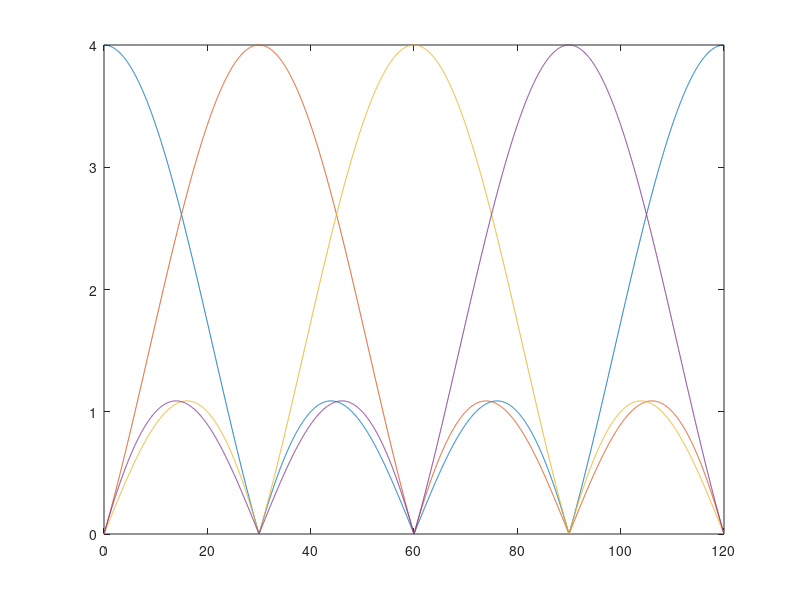

Write MATLAB code to recreate this figure. (Note: this script raises an error after producing the figure.)
clear; close all;

clear; close all;

%% Przykładowe dane

P=3;          %Moc konstelacji
B=40000;    % liczba bitów informacyjnych
Rs=30;      %prędkość symbolowa
fp=120;      %próbkowanie
N_fft=4096; %rozmiar FFT
M=6;      %ilość odstępów międzysymbolowych
A=0.4; %współczynnik przekroczenia pasma


%% a)	

N=fp/Rs;  % parametr charakteryzujący nadpóbkowanie. a także ilość filtrów 
n=0:N-1;  % wektor indeksów współczynników odpowiedzi impulsowej
k=(0:N-1)'; %wektor indeksów kolejnych częstotliwości znormalizowanych 

hc=cos(2*pi*k*n/N);  %kolejne wiersze to fltry kształtujące na kolejnych podnośnych - składnik synfazowy
hs=sin(2*pi*k*n/N);  %kolejne wiersze to fltry kształtujące na kolejnych podnośnych - składnik kwadraturowy
h=hc+1i*hs;       %filtr zespolony

abs_H=abs(fft(h,N_fft));  %wyznaczenie charakterystyk amplitudowych
f=(0:N_fft-1)*fp/N_fft;  % oś częstotliwości

figure(1)
plot(f,abs_H)   %wyświetlenie ch-k amplitudowych



%% b) 

binaryData=randi(0:1,B,1);                  %generacja danych binarnych
binaryData_mtx=reshape(binaryData,4,[])';   %generacja macierzy, symbole wierszami w zapisie binarnym
decimalData=bi2de(binaryData_mtx);              %zamiana na wartości dziesiętne
sps=N;
qamSymbols = qammod(decimalData, 16,'UnitAveragePower', true)*sqrt(P); %generacja symboli QAM

qamSymbols_mtx=reshape(qamSymbols,N,[]); %rozdział na tory

% interpolacja poszczególnych torów

for i=1:N
    tym=[qamSymbols_mtx(i,:);zeros(N-1,length(qamSymbols_mtx(i,:)))];
    qamSymbols_int_mtx(i,:)=tym(1:end);
end


% filtracja poszczególnych torów

%%%%%%%%%%%%%%%%%%%%%%%%%%%%%%%%%%%
%
% UZUPEŁNIĆ
for i=1:N
out_mtx(i,:)=filter(h(i,:),1,qamSymbols_int_mtx(i,:));
end
%%%%%%%%%%%%%%%%%%%%%%%%%%%%%%%%%%

%sumowanie torów
%%%%%%%%%%%%%%%%%%%%%%%%%%%%%%%%%%%
%
% UZUPEŁNIĆ
yb=sum(out_mtx);
%%%%%%%%%%%%%%%%%%%%%%%%%%%%%%%%%%
%yb=0 % wartoś tymczasowa do usunęcia po dokonaniu uzupełnień

%wyświetlenie
%%%%%%%%%%%%%%%%%%%%%%%%%%%%%%%%%%%
%
% UZUPEŁNIĆ
figure(2)
t=0:1/fp:(B/4/N)/Rs-1/fp;
subplot(2,1,1)
plot(t,real(yb));
xlim([0,10/Rs]);
subplot(2,1,2)
plot(t,imag(yb));
xlim([0,10/Rs]);
%%%%%%%%%%%%%%%%%%%%%%%%%%%%%%%%%%



%% c)	
F=1  %dobrać właściwe
SYM_FFT=F*ifft(qamSymbols_mtx);
yc=SYM_FFT(1:end);

%wyświetlenie
%%%%%%%%%%%%%%%%%%%%%%%%%%%%%%%%%%%

% UZUPEŁNIĆ
figure(2)
t=0:1/fp:(B/4/N)/Rs-1/fp;
subplot(2,1,1)
hold on;
plot(t,real(yc));
xlim([0,10/Rs]);
subplot(2,1,2)
hold on;
plot(t,imag(yc));
xlim([0,10/Rs]);
%%%%%%%%%%%%%%%%%%%%%%%%%%%%%%%%%%



% błąd
error=mean(abs(yb-yc).^2);


%% d) 
L=ceil(N/4);

SYM_OFDM=[SYM_FFT(end-L+1:end,:);SYM_FFT];
yd=SYM_OFDM(:);

%wyświetlenie
%%%%%%%%%%%%%%%%%%%%%%%%%%%%%%%%%%%
%
% UZUPEŁNIĆ
%
%%%%%%%%%%%%%%%%%%%%%%%%%%%%%%%%%%







